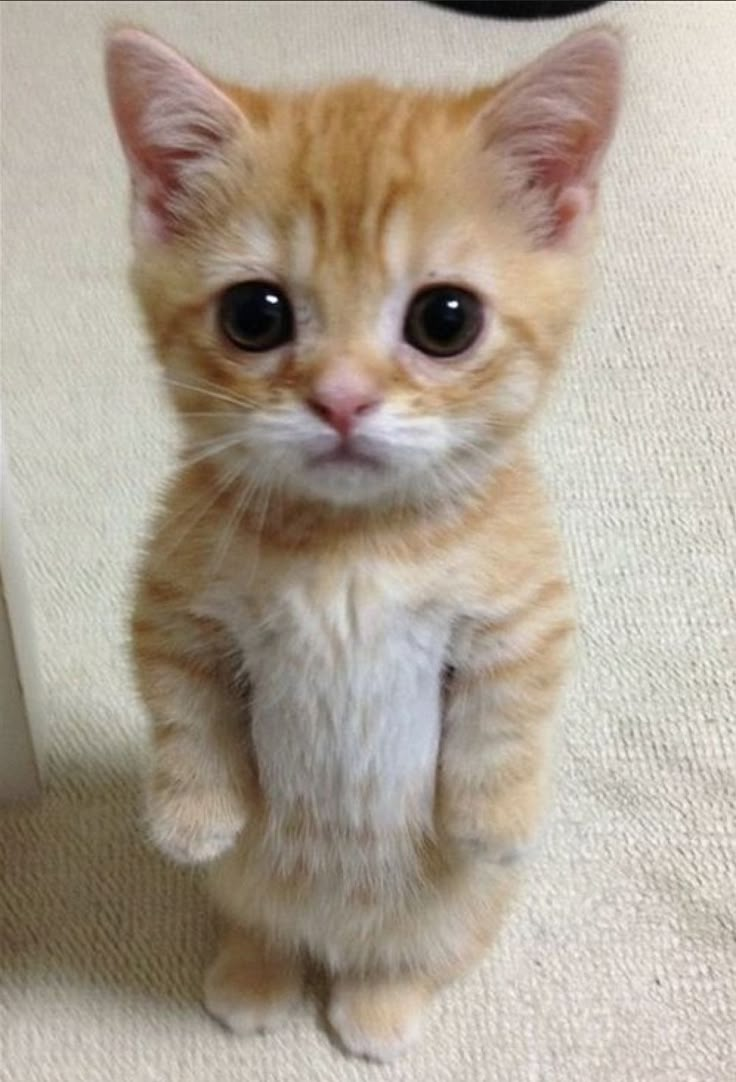
#> input picture my_pic.jpg, 736 x 1082 px
$ jupyter execute 'Задание 1. SVD.ipynb'
#> lines starting #> are read from the running program, lines starting #| are printed output that depends on the picture
[cell 1]
# start что делать:
#  1. загрузить фото
#  2. читение файла Используйте PIL.Image.open() или matplotlib.image.imread()
#  3. преобразование в массиве numpy.ndarray
#  4. преобразить в серый цвет: .convert('L')

# svd потом:
# 5. применять функция : np.linalg.svd(матрица, full_matrices=False)
# 6. использовать формулу и аппроксимировать потом восстоновить

# потоказать результаты
# сначало сжатое изображение потом изначальное

# проверка


# U and V change the point of view so that we can see the data clearly in an elipse
# why elipse? its characters are the singular values. in R2 we have a 2x2 so our singuar values describe the width and height of this elipse
# by multipling AtA the eignenvalues of this new matrix will be our V matrix and th eignenvalues will be our singular values.

[cell 2]
import numpy as np
import matplotlib.pyplot as plt
from PIL import Image
from sklearn.metrics import mean_squared_error

# Чтение

#  1. загрузить фото
#  2. читение файла Используйте PIL.Image.open() или matplotlib.image.imread()
#  3. преобразование в массиве numpy.ndarray
#  4. преобразить в серый цвет: .convert('L')

img = Image.open('my_pic.jpg')
#> img is the input picture: PIL image 736x1082 RGB; mean R, G, B 173.6, 161.8, 147.7
img_gray = img.convert('L')  # Серый
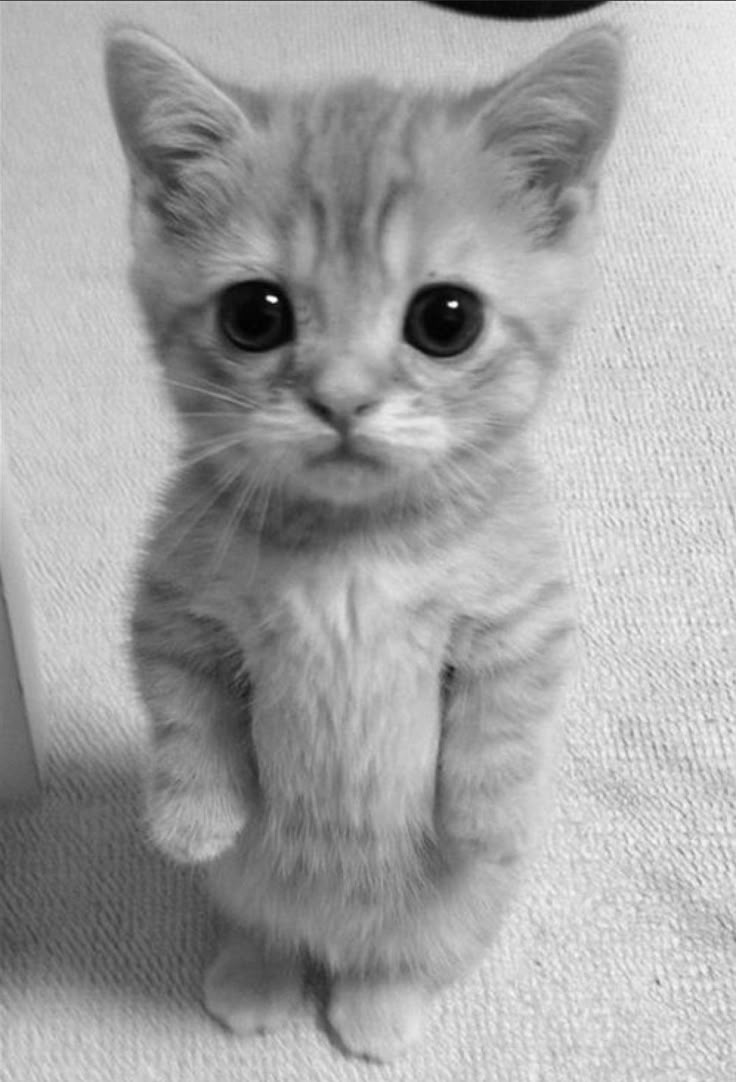
#> img_gray: PIL image 736x1082 L; min 0, max 254, mean 163.7
img_array = np.array(img_gray) # или np.array(img) для RGB

# SVD
# this function gives me the done U sigma and Vt matrixes so that i dont have to find the eignenvectors (for U and V) and eignenvaleus for Sigma  yayyyy
U, s, Vt = np.linalg.svd(img_array, full_matrices=False)
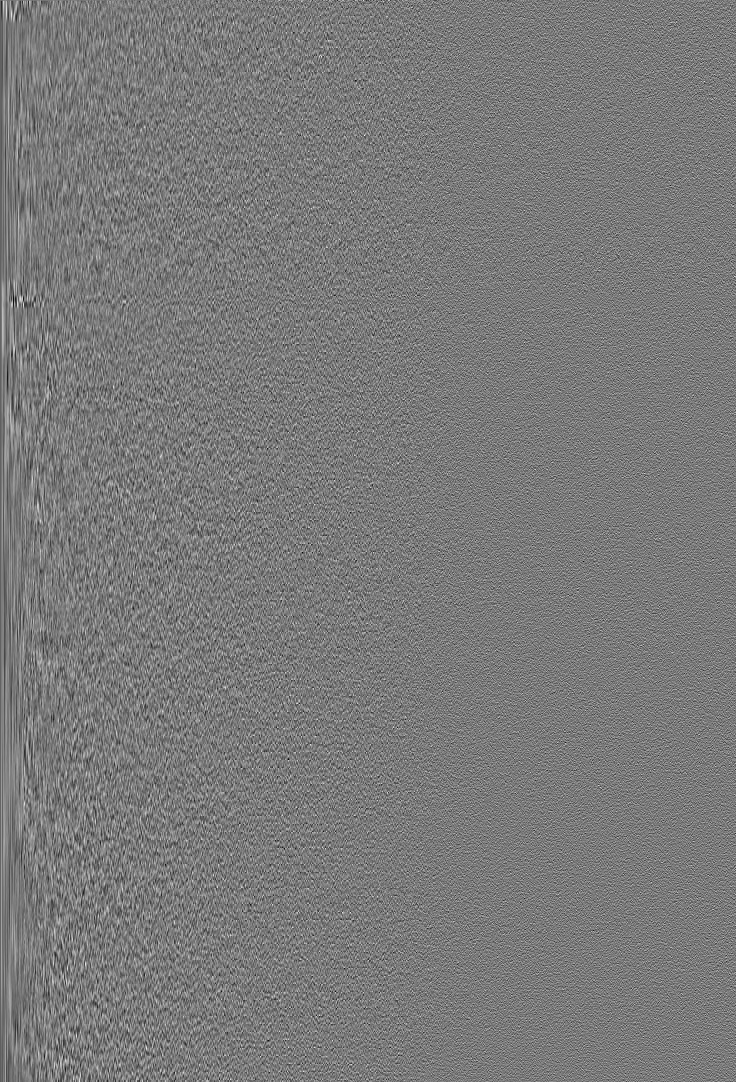
#> U: shape (1082, 736) float64; min -0.163, max 0.176, mean -3.52e-05; drawn with min black and max white
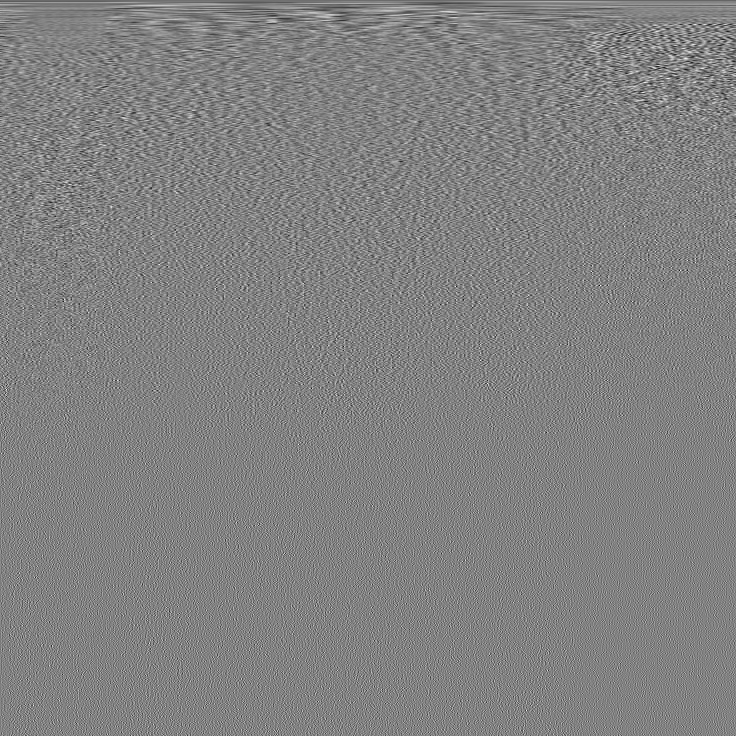
#> Vt: shape (736, 736) float64; min -0.213, max 0.206, mean -6.67e-05; drawn with min black and max white
#> s = 736 values, max 149112.3 at index 0, min 2.37 at index 735, mean 453.6


rk = [1, 5, 10, 30, 100, min(len(img_array), len(img_array[1]))]
#> rk = [1, 5, 10, 30, 100, 736]

# Восстановление для ранга r

approximations = []

for r in rk:
    U_r = U[:, :r]
    S_r = np.diag(s[:r])
    Vt_r = Vt[:r, :]
    reconstructed = U_r @ S_r @ Vt_r
    approximations.append(reconstructed)

    # calulating the approximation x = original elements / compressed elements
    m = len(U_r)
    n = len(Vt_r)
    compressed_el = r*(m+n+1)
    original_el = m*n
    x = original_el / compressed_el

    # visualizing
    plt.clf()
    plt.imshow(reconstructed, cmap='gray') # для серого
    plt.imshow(reconstructed.astype(np.uint8)) # для RGB (привести к целым)
    plt.xlabel(f'Ранг = {r} , Сжатие в {x} раз')
    plt.xticks([])  # removes horizontal pixel markers
    plt.yticks([])
    plt.show()
    plt.close()
#> this loop made 6 passes
#> (r, n, compressed_el, original_el, x) on passes 2 to 6: (5, 5, 5440, 5410, 0.994), (10, 10, 10930, 10820, 0.99), (30, 30, 33390, 32460, 0.972), (100, 100, 118300, 108200, 0.915), (736, 736, 1338784, 796352, 0.595)
#> (S_r, n, compressed_el, original_el, x) on pass 1: ([149112.3], 1, 1084, 1082, 0.998)
#> pass 1, `reconstructed = U_r @ S_r @ Vt_r`:
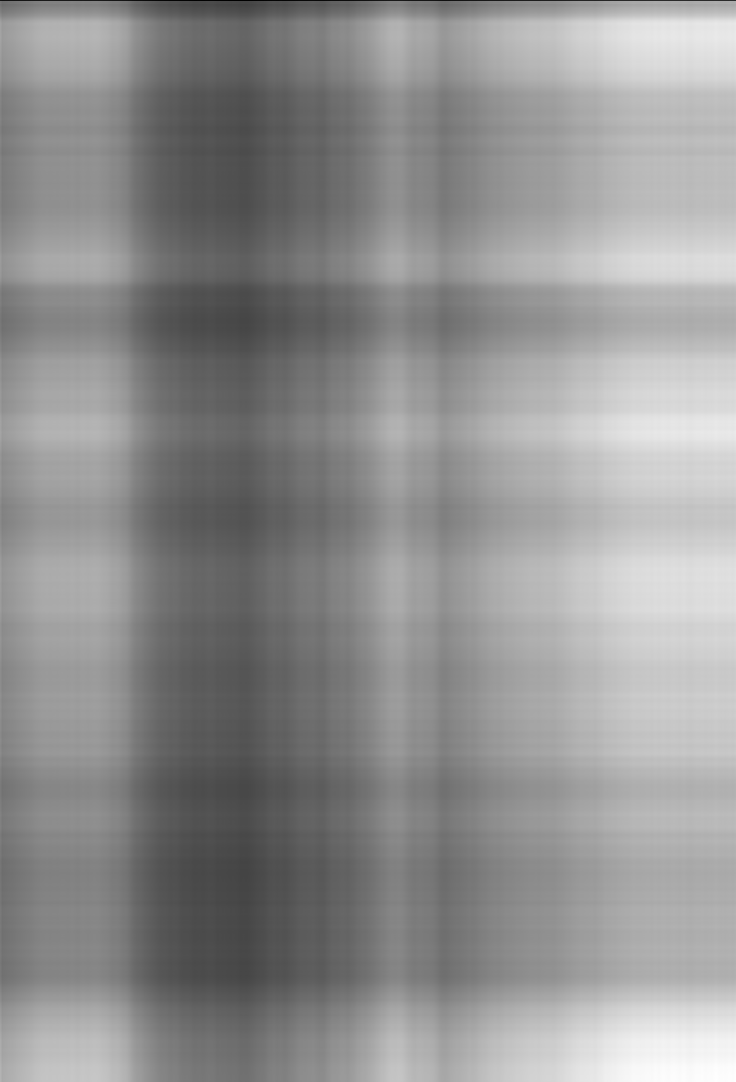
#> reconstructed: shape (1082, 736) float64; min 41.84, max 256, mean 163.8; drawn with min black and max white
#> pass 1, `plt.show()`:
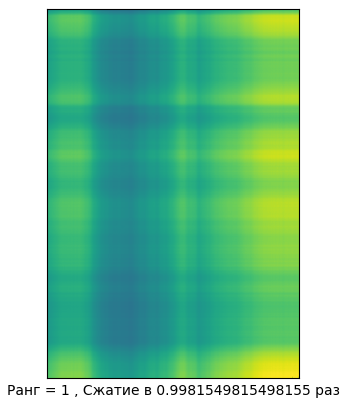
#> figure drawn by matplotlib, 1 panel
#> pass 2, `plt.show()`:
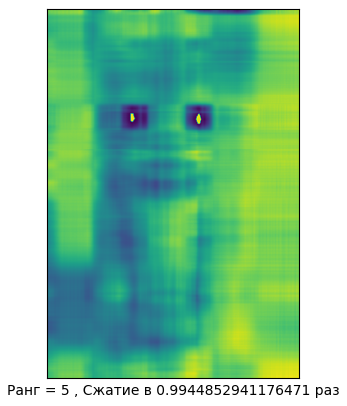
#> figure drawn by matplotlib, 1 panel
#> after the loop, approximations = 6 items


# ---------- БЛОК АВТОПРОВЕРКИ (НЕ РЕДАКТИРОВАТЬ) ----------
# Предполагается, что у вас есть переменные:
# original_shape = (h, w, c) или (h, w)
# list_of_ranks = [1, 5, 10, 30, 100, ...]
# approximations = список восстановленных массивов (numpy) для каждого ранга

original_shape = (len(img_array), len(img_array[0]))
#> original_shape = (1082, 736)
list_of_ranks = [1, 5, 10, 30, 100, min(len(img_array), len(img_array[1]))]
#> list_of_ranks = [1, 5, 10, 30, 100, 736]


# 1. Проверка размерностей
for i, r in enumerate(list_of_ranks):
    assert approximations[i].shape == original_shape, f"Ошибка: размерность для ранга {r} не совпадает с исходной"
#> this loop made 6 passes
#> r on passes 1 to 6: 1, 5, 10, 30, 100, 736

# 2. Проверка, что значения не выходят за пределы 0-255 (для RGB/серого)
for i, r in enumerate(list_of_ranks):
    arr = approximations[i]
    if arr.dtype != np.uint8:
        arr = np.clip(arr, 0, 255) # Если float, то проверяем диапазон
    assert arr.max() <= 255.1, f"Значения превышают 255 для ранга {r}"
    assert arr.min() >= -0.1, f"Значения меньше 0 для ранга {r}"
#> this loop made 6 passes
#> pass 1, `arr = np.clip(arr, 0, 255)`:
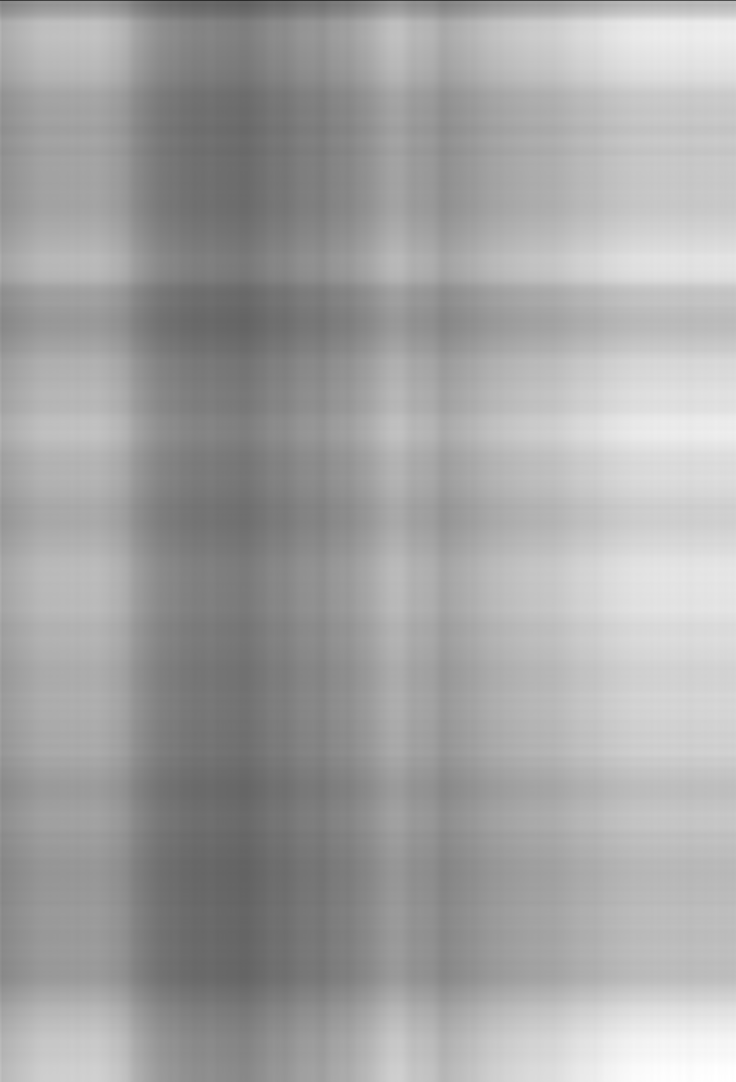
#> arr: shape (1082, 736) float64; min 41.84, max 255, mean 163.8

# 3. Проверка, что с ростом ранга ошибка уменьшается (метрика MSE)
from sklearn.metrics import mean_squared_error
mse_list = []
original_flat = img_array.flatten()

for i in range(len(approximations)):
    # Если цветная, считаем MSE по всем каналам
    mse = mean_squared_error(original_flat, approximations[i].flatten())
    mse_list.append(mse)
#> this loop made 6 passes
#> mse on passes 1 to 6: 1108.5, 284.6, 120.1, 41.43, 7.79, 1.25e-25
#> after the loop, mse_list = [1108.5, 284.6, 120.1, 41.43, 7.79, 1.25e-25]

# Проверяем монотонность (MSE должен падать, так как мы добавляем сингулярные числа)
for i in range(1, len(mse_list)):
    assert mse_list[i] <= mse_list[i-1] + 1e-6, f"MSE не уменьшается между рангами {list_of_ranks[i-1]} и {list_of_ranks[i]}"
#> this loop made 5 passes

print("✅ Все автоматические проверки пройдены. Задание выполнено корректно!")


img
